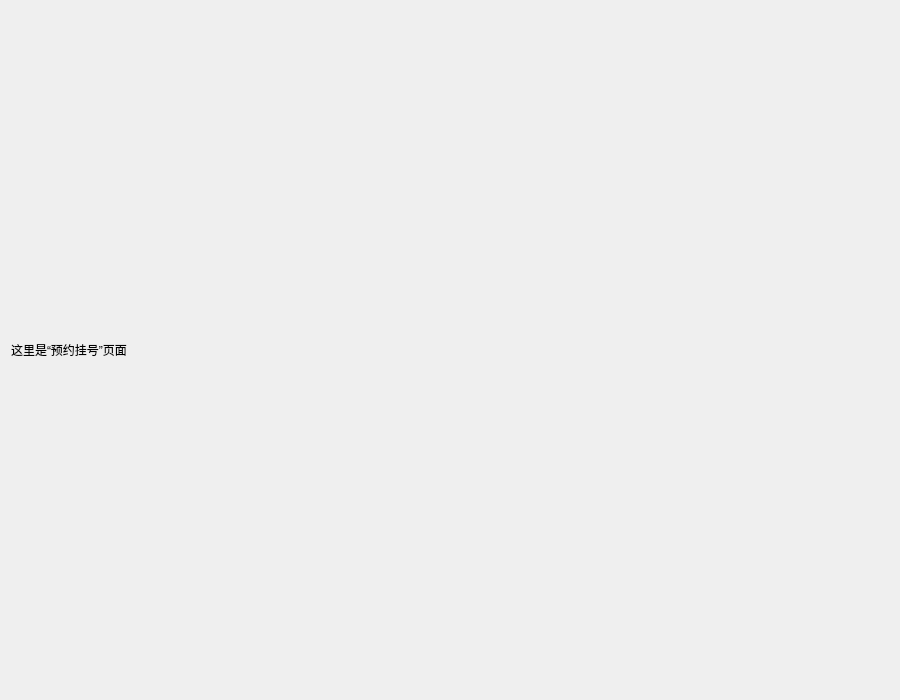
<?xml version="1.0" encoding="UTF-8"?>
<ui version="4.0">
 <class>Page_Appointment</class>
 <widget class="QWidget" name="Page_Appointment">
  <property name="geometry">
   <rect>
    <x>0</x>
    <y>0</y>
    <width>900</width>
    <height>700</height>
   </rect>
  </property>
  <property name="windowTitle">
   <string>预约挂号</string>
  </property>
  <layout class="QVBoxLayout" name="verticalLayout">
   <item>
    <widget class="QLabel" name="label">
     <property name="text">
      <string>这里是“预约挂号”页面</string>
     </property>
    </widget>
   </item>
  </layout>
 </widget>
 <resources/>
 <connections/>
</ui>
